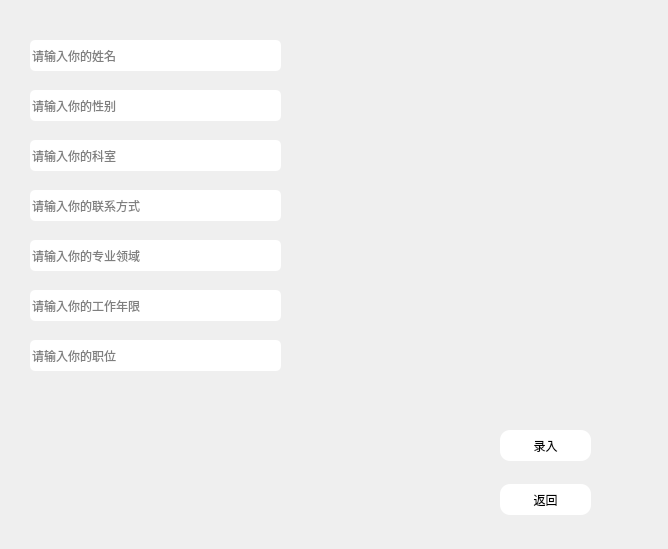
<?xml version="1.0" encoding="UTF-8"?>
<ui version="4.0">
 <class>doc_edit</class>
 <widget class="QWidget" name="doc_edit">
  <property name="geometry">
   <rect>
    <x>0</x>
    <y>0</y>
    <width>668</width>
    <height>549</height>
   </rect>
  </property>
  <property name="windowTitle">
   <string>Form</string>
  </property>
  <property name="styleSheet">
   <string notr="true">#doc_edit{border-image: url(:/picture/蓝色渐变.jpg);}</string>
  </property>
  <widget class="QPushButton" name="pushButton">
   <property name="geometry">
    <rect>
     <x>500</x>
     <y>484</y>
     <width>91</width>
     <height>31</height>
    </rect>
   </property>
   <property name="styleSheet">
    <string notr="true">#pushButton{border-radius:10px;}
#pushButton{background-color: rgb(255, 255, 255);}
</string>
   </property>
   <property name="text">
    <string>返回</string>
   </property>
  </widget>
  <widget class="QLineEdit" name="nameEdit">
   <property name="geometry">
    <rect>
     <x>30</x>
     <y>40</y>
     <width>251</width>
     <height>31</height>
    </rect>
   </property>
   <property name="styleSheet">
    <string notr="true">#nameEdit{border-radius:5px;}
#nameEdit{background-color: rgb(255, 255, 255);}
</string>
   </property>
   <property name="placeholderText">
    <string>请输入你的姓名</string>
   </property>
  </widget>
  <widget class="QLineEdit" name="genderEdit">
   <property name="geometry">
    <rect>
     <x>30</x>
     <y>90</y>
     <width>251</width>
     <height>31</height>
    </rect>
   </property>
   <property name="styleSheet">
    <string notr="true">#genderEdit{border-radius:5px;}
#genderEdit{background-color: rgb(255, 255, 255);}
</string>
   </property>
   <property name="placeholderText">
    <string>请输入你的性别</string>
   </property>
  </widget>
  <widget class="QLineEdit" name="roomEdit">
   <property name="geometry">
    <rect>
     <x>30</x>
     <y>140</y>
     <width>251</width>
     <height>31</height>
    </rect>
   </property>
   <property name="styleSheet">
    <string notr="true">#roomEdit{border-radius:5px;}
#roomEdit{background-color: rgb(255, 255, 255);}
</string>
   </property>
   <property name="placeholderText">
    <string>请输入你的科室</string>
   </property>
  </widget>
  <widget class="QLineEdit" name="contactEdit">
   <property name="geometry">
    <rect>
     <x>30</x>
     <y>190</y>
     <width>251</width>
     <height>31</height>
    </rect>
   </property>
   <property name="styleSheet">
    <string notr="true">#contactEdit{border-radius:5px;}
#contactEdit{background-color: rgb(255, 255, 255);}
</string>
   </property>
   <property name="placeholderText">
    <string>请输入你的联系方式</string>
   </property>
  </widget>
  <widget class="QLineEdit" name="majorEdit">
   <property name="geometry">
    <rect>
     <x>30</x>
     <y>240</y>
     <width>251</width>
     <height>31</height>
    </rect>
   </property>
   <property name="styleSheet">
    <string notr="true">#majorEdit{border-radius:5px;}
#majorEdit{background-color: rgb(255, 255, 255);}
</string>
   </property>
   <property name="placeholderText">
    <string>请输入你的专业领域</string>
   </property>
  </widget>
  <widget class="QLineEdit" name="yearEdit">
   <property name="geometry">
    <rect>
     <x>30</x>
     <y>290</y>
     <width>251</width>
     <height>31</height>
    </rect>
   </property>
   <property name="styleSheet">
    <string notr="true">#yearEdit{border-radius:5px;}
#yearEdit{background-color: rgb(255, 255, 255);}
</string>
   </property>
   <property name="placeholderText">
    <string>请输入你的工作年限</string>
   </property>
  </widget>
  <widget class="QLineEdit" name="positionEdit">
   <property name="geometry">
    <rect>
     <x>30</x>
     <y>340</y>
     <width>251</width>
     <height>31</height>
    </rect>
   </property>
   <property name="styleSheet">
    <string notr="true">#positionEdit{border-radius:5px;}
#positionEdit{background-color: rgb(255, 255, 255);}
</string>
   </property>
   <property name="placeholderText">
    <string>请输入你的职位</string>
   </property>
  </widget>
  <widget class="QPushButton" name="pushButton_2">
   <property name="geometry">
    <rect>
     <x>500</x>
     <y>430</y>
     <width>91</width>
     <height>31</height>
    </rect>
   </property>
   <property name="styleSheet">
    <string notr="true">#pushButton_2{border-radius:10px;}
#pushButton_2{background-color: rgb(255, 255, 255);}
</string>
   </property>
   <property name="text">
    <string>录入</string>
   </property>
  </widget>
 </widget>
 <resources/>
 <connections>
  <connection>
   <sender>pushButton</sender>
   <signal>clicked()</signal>
   <receiver>doc_edit</receiver>
   <slot>close()</slot>
   <hints>
    <hint type="sourcelabel">
     <x>514</x>
     <y>452</y>
    </hint>
    <hint type="destinationlabel">
     <x>299</x>
     <y>249</y>
    </hint>
   </hints>
  </connection>
 </connections>
</ui>
